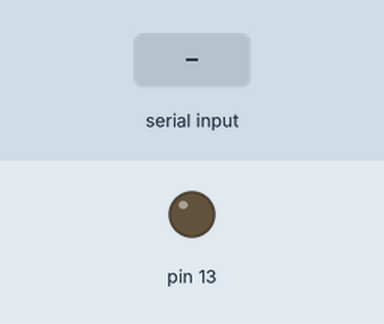
A sketch run on a simulated Arduino Uno, built with avr-gcc and run on an emulated ATmega328P. On the bench: output pins drawn as LEDs (lit = HIGH). The inputs (shaded band) are chosen by the test bench.

Above: at 1.2 s.
1.3 s: "1" received over Serial
At 2.5 s:
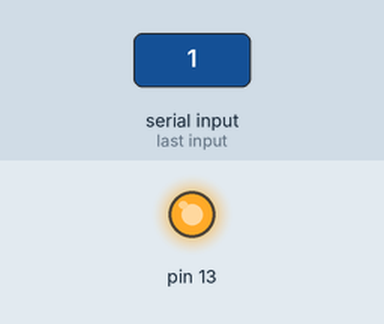
2.8 s: "0" received over Serial
At 3.8 s:
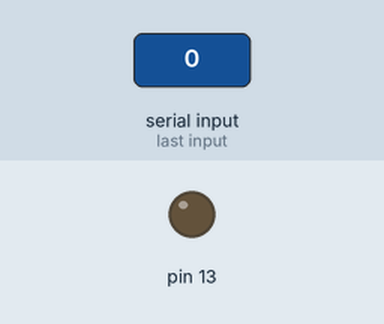
Timing chart, 0 to 5.8 s (numbered marks = the images above; inputs shaded):
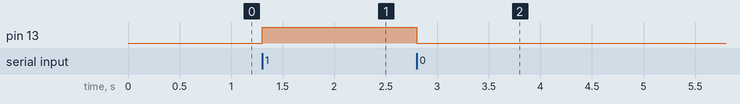

The sketch:

bluetooth.ino
```cpp
char data = 0;
void setup()
{
pinMode(13,OUTPUT);
Serial.begin(9600);
}
void loop()
{
if(Serial.available()>0)
{
data=Serial.read();
if(data=='1')
{
digitalWrite(13,HIGH);
}
else if(data=='0')
{
digitalWrite(13,LOW);
}
}
}
```

Measured:
- after the input at 1.3 s, pin 13: LOW → HIGH at once
- after the input at 2.8 s, pin 13: HIGH → LOW at once
